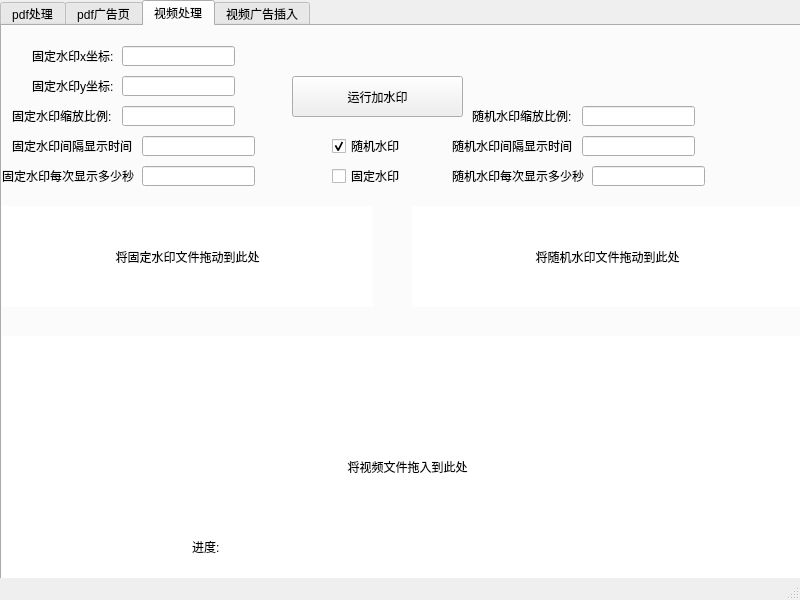
<?xml version="1.0" encoding="UTF-8"?>
<ui version="4.0">
 <class>MainWindow</class>
 <widget class="QMainWindow" name="MainWindow">
  <property name="geometry">
   <rect>
    <x>0</x>
    <y>0</y>
    <width>800</width>
    <height>600</height>
   </rect>
  </property>
  <property name="windowTitle">
   <string>MainWindow</string>
  </property>
  <widget class="QWidget" name="centralwidget">
   <widget class="QTabWidget" name="tabWidget">
    <property name="geometry">
     <rect>
      <x>0</x>
      <y>0</y>
      <width>811</width>
      <height>601</height>
     </rect>
    </property>
    <property name="layoutDirection">
     <enum>Qt::LeftToRight</enum>
    </property>
    <property name="currentIndex">
     <number>2</number>
    </property>
    <widget class="QWidget" name="tab">
     <attribute name="title">
      <string>pdf处理</string>
     </attribute>
     <widget class="QPushButton" name="pushButton">
      <property name="geometry">
       <rect>
        <x>300</x>
        <y>30</y>
        <width>131</width>
        <height>71</height>
       </rect>
      </property>
      <property name="text">
       <string>运行加水印</string>
      </property>
     </widget>
     <widget class="mylabel2" name="label">
      <property name="geometry">
       <rect>
        <x>0</x>
        <y>170</y>
        <width>801</width>
        <height>111</height>
       </rect>
      </property>
      <property name="styleSheet">
       <string notr="true">background:rgb(255, 255, 255)</string>
      </property>
      <property name="text">
       <string>获取到的默认水印pdf为:</string>
      </property>
      <property name="alignment">
       <set>Qt::AlignCenter</set>
      </property>
     </widget>
     <widget class="mylabel" name="label_2">
      <property name="geometry">
       <rect>
        <x>0</x>
        <y>320</y>
        <width>801</width>
        <height>251</height>
       </rect>
      </property>
      <property name="styleSheet">
       <string notr="true">background:rgb(255, 255, 255)</string>
      </property>
      <property name="text">
       <string>将需要加水印的pdf文件或者要删除的pdf文件或者文件夹拖动到这里</string>
      </property>
      <property name="alignment">
       <set>Qt::AlignCenter</set>
      </property>
     </widget>
     <widget class="QPushButton" name="pushButton_2">
      <property name="geometry">
       <rect>
        <x>300</x>
        <y>120</y>
        <width>81</width>
        <height>24</height>
       </rect>
      </property>
      <property name="text">
       <string>获取默认水印</string>
      </property>
     </widget>
     <widget class="QLabel" name="label_3">
      <property name="geometry">
       <rect>
        <x>150</x>
        <y>520</y>
        <width>481</width>
        <height>20</height>
       </rect>
      </property>
      <property name="text">
       <string>进度:</string>
      </property>
     </widget>
    </widget>
    <widget class="QWidget" name="tab_3">
     <attribute name="title">
      <string>pdf广告页</string>
     </attribute>
     <widget class="QPushButton" name="pushButton_3">
      <property name="geometry">
       <rect>
        <x>300</x>
        <y>40</y>
        <width>141</width>
        <height>71</height>
       </rect>
      </property>
      <property name="text">
       <string>运行加广告页</string>
      </property>
     </widget>
     <widget class="QCheckBox" name="direct_checkBox">
      <property name="geometry">
       <rect>
        <x>300</x>
        <y>140</y>
        <width>79</width>
        <height>20</height>
       </rect>
      </property>
      <property name="text">
       <string>直接插入</string>
      </property>
     </widget>
     <widget class="QLabel" name="label_4">
      <property name="geometry">
       <rect>
        <x>160</x>
        <y>170</y>
        <width>121</width>
        <height>20</height>
       </rect>
      </property>
      <property name="text">
       <string>删除或要插入的的页数</string>
      </property>
     </widget>
     <widget class="QLineEdit" name="lineEdit">
      <property name="geometry">
       <rect>
        <x>300</x>
        <y>170</y>
        <width>161</width>
        <height>20</height>
       </rect>
      </property>
      <property name="text">
       <string>0</string>
      </property>
     </widget>
     <widget class="mylabel2" name="label_pdf_ad">
      <property name="geometry">
       <rect>
        <x>0</x>
        <y>200</y>
        <width>801</width>
        <height>111</height>
       </rect>
      </property>
      <property name="styleSheet">
       <string notr="true">background:rgb(255, 255, 255)</string>
      </property>
      <property name="text">
       <string>获取到的广告pdf为:</string>
      </property>
      <property name="alignment">
       <set>Qt::AlignCenter</set>
      </property>
     </widget>
     <widget class="mylabel" name="label_pdf_path">
      <property name="geometry">
       <rect>
        <x>0</x>
        <y>330</y>
        <width>801</width>
        <height>251</height>
       </rect>
      </property>
      <property name="styleSheet">
       <string notr="true">background:rgb(255, 255, 255)</string>
      </property>
      <property name="text">
       <string>将需要加水印的pdf文件或者要删除的pdf文件或者文件夹拖动到这里</string>
      </property>
      <property name="alignment">
       <set>Qt::AlignCenter</set>
      </property>
     </widget>
     <widget class="QLabel" name="label_pdf_6">
      <property name="geometry">
       <rect>
        <x>100</x>
        <y>520</y>
        <width>671</width>
        <height>20</height>
       </rect>
      </property>
      <property name="text">
       <string>进度:</string>
      </property>
     </widget>
    </widget>
    <widget class="QWidget" name="tab_2">
     <attribute name="title">
      <string>视频处理</string>
     </attribute>
     <widget class="video" name="video_label">
      <property name="geometry">
       <rect>
        <x>0</x>
        <y>310</y>
        <width>811</width>
        <height>261</height>
       </rect>
      </property>
      <property name="styleSheet">
       <string notr="true">background:rgb(255, 255, 255)</string>
      </property>
      <property name="text">
       <string>将视频文件拖入到此处</string>
      </property>
      <property name="alignment">
       <set>Qt::AlignCenter</set>
      </property>
     </widget>
     <widget class="QPushButton" name="pushButton_4">
      <property name="geometry">
       <rect>
        <x>290</x>
        <y>50</y>
        <width>171</width>
        <height>41</height>
       </rect>
      </property>
      <property name="text">
       <string>运行加水印</string>
      </property>
     </widget>
     <widget class="QCheckBox" name="checkBox">
      <property name="geometry">
       <rect>
        <x>330</x>
        <y>110</y>
        <width>79</width>
        <height>20</height>
       </rect>
      </property>
      <property name="text">
       <string>随机水印</string>
      </property>
      <property name="checked">
       <bool>true</bool>
      </property>
     </widget>
     <widget class="video_water" name="video_water_label">
      <property name="geometry">
       <rect>
        <x>0</x>
        <y>180</y>
        <width>371</width>
        <height>101</height>
       </rect>
      </property>
      <property name="styleSheet">
       <string notr="true">background:rgb(255, 255, 255)</string>
      </property>
      <property name="text">
       <string>将固定水印文件拖动到此处</string>
      </property>
      <property name="alignment">
       <set>Qt::AlignCenter</set>
      </property>
     </widget>
     <widget class="QLineEdit" name="scale_size">
      <property name="geometry">
       <rect>
        <x>120</x>
        <y>80</y>
        <width>113</width>
        <height>20</height>
       </rect>
      </property>
     </widget>
     <widget class="QLabel" name="label_8">
      <property name="geometry">
       <rect>
        <x>10</x>
        <y>80</y>
        <width>101</width>
        <height>20</height>
       </rect>
      </property>
      <property name="text">
       <string>固定水印缩放比例:</string>
      </property>
     </widget>
     <widget class="QCheckBox" name="checkBox_2">
      <property name="geometry">
       <rect>
        <x>330</x>
        <y>140</y>
        <width>79</width>
        <height>20</height>
       </rect>
      </property>
      <property name="text">
       <string>固定水印</string>
      </property>
     </widget>
     <widget class="QLabel" name="x_label">
      <property name="geometry">
       <rect>
        <x>30</x>
        <y>20</y>
        <width>81</width>
        <height>20</height>
       </rect>
      </property>
      <property name="text">
       <string>固定水印x坐标:</string>
      </property>
     </widget>
     <widget class="QLabel" name="y_label">
      <property name="geometry">
       <rect>
        <x>30</x>
        <y>50</y>
        <width>81</width>
        <height>20</height>
       </rect>
      </property>
      <property name="text">
       <string>固定水印y坐标:</string>
      </property>
     </widget>
     <widget class="QLineEdit" name="x_lineEdit">
      <property name="geometry">
       <rect>
        <x>120</x>
        <y>20</y>
        <width>113</width>
        <height>20</height>
       </rect>
      </property>
     </widget>
     <widget class="QLineEdit" name="y_lineEdit">
      <property name="geometry">
       <rect>
        <x>120</x>
        <y>50</y>
        <width>113</width>
        <height>20</height>
       </rect>
      </property>
     </widget>
     <widget class="QLineEdit" name="interval_lineEdit">
      <property name="geometry">
       <rect>
        <x>140</x>
        <y>110</y>
        <width>113</width>
        <height>20</height>
       </rect>
      </property>
     </widget>
     <widget class="QLabel" name="interval_label">
      <property name="geometry">
       <rect>
        <x>10</x>
        <y>110</y>
        <width>121</width>
        <height>20</height>
       </rect>
      </property>
      <property name="text">
       <string>固定水印间隔显示时间</string>
      </property>
     </widget>
     <widget class="QLabel" name="duration_label">
      <property name="geometry">
       <rect>
        <x>0</x>
        <y>140</y>
        <width>141</width>
        <height>20</height>
       </rect>
      </property>
      <property name="text">
       <string>固定水印每次显示多少秒</string>
      </property>
     </widget>
     <widget class="QLineEdit" name="duration_lineEdit">
      <property name="geometry">
       <rect>
        <x>140</x>
        <y>140</y>
        <width>113</width>
        <height>20</height>
       </rect>
      </property>
     </widget>
     <widget class="QLabel" name="label_5">
      <property name="geometry">
       <rect>
        <x>190</x>
        <y>505</y>
        <width>301</width>
        <height>31</height>
       </rect>
      </property>
      <property name="text">
       <string>进度:</string>
      </property>
     </widget>
     <widget class="QLabel" name="interval_label_2">
      <property name="geometry">
       <rect>
        <x>450</x>
        <y>110</y>
        <width>121</width>
        <height>20</height>
       </rect>
      </property>
      <property name="text">
       <string>随机水印间隔显示时间</string>
      </property>
     </widget>
     <widget class="QLineEdit" name="interval_lineEdit_2">
      <property name="geometry">
       <rect>
        <x>580</x>
        <y>110</y>
        <width>113</width>
        <height>20</height>
       </rect>
      </property>
     </widget>
     <widget class="QLabel" name="duration_label_2">
      <property name="geometry">
       <rect>
        <x>450</x>
        <y>140</y>
        <width>141</width>
        <height>20</height>
       </rect>
      </property>
      <property name="text">
       <string>随机水印每次显示多少秒</string>
      </property>
     </widget>
     <widget class="QLineEdit" name="duration_lineEdit_2">
      <property name="geometry">
       <rect>
        <x>590</x>
        <y>140</y>
        <width>113</width>
        <height>20</height>
       </rect>
      </property>
     </widget>
     <widget class="video_water" name="video_water_label_3">
      <property name="geometry">
       <rect>
        <x>410</x>
        <y>180</y>
        <width>391</width>
        <height>101</height>
       </rect>
      </property>
      <property name="styleSheet">
       <string notr="true">background:rgb(255, 255, 255)</string>
      </property>
      <property name="text">
       <string>将随机水印文件拖动到此处</string>
      </property>
      <property name="alignment">
       <set>Qt::AlignCenter</set>
      </property>
     </widget>
     <widget class="QLabel" name="label_9">
      <property name="geometry">
       <rect>
        <x>470</x>
        <y>80</y>
        <width>101</width>
        <height>20</height>
       </rect>
      </property>
      <property name="text">
       <string>随机水印缩放比例:</string>
      </property>
     </widget>
     <widget class="QLineEdit" name="scale_size_2">
      <property name="geometry">
       <rect>
        <x>580</x>
        <y>80</y>
        <width>113</width>
        <height>20</height>
       </rect>
      </property>
     </widget>
    </widget>
    <widget class="QWidget" name="tab_4">
     <attribute name="title">
      <string>视频广告插入</string>
     </attribute>
     <widget class="QPushButton" name="pushButton_5">
      <property name="geometry">
       <rect>
        <x>290</x>
        <y>70</y>
        <width>141</width>
        <height>41</height>
       </rect>
      </property>
      <property name="text">
       <string>加入广告视频</string>
      </property>
     </widget>
     <widget class="QLabel" name="label_7">
      <property name="geometry">
       <rect>
        <x>220</x>
        <y>130</y>
        <width>91</width>
        <height>21</height>
       </rect>
      </property>
      <property name="text">
       <string>从第多少秒开始</string>
      </property>
     </widget>
     <widget class="QLineEdit" name="lineEdit_2">
      <property name="geometry">
       <rect>
        <x>340</x>
        <y>130</y>
        <width>113</width>
        <height>21</height>
       </rect>
      </property>
     </widget>
     <widget class="video_water" name="video_water_label_2">
      <property name="geometry">
       <rect>
        <x>0</x>
        <y>210</y>
        <width>801</width>
        <height>81</height>
       </rect>
      </property>
      <property name="styleSheet">
       <string notr="true">background:rgb(255, 255, 255)</string>
      </property>
      <property name="text">
       <string>将广告视频文件拖动到此处</string>
      </property>
      <property name="alignment">
       <set>Qt::AlignCenter</set>
      </property>
     </widget>
     <widget class="video" name="video_label_2">
      <property name="geometry">
       <rect>
        <x>-10</x>
        <y>310</y>
        <width>811</width>
        <height>261</height>
       </rect>
      </property>
      <property name="styleSheet">
       <string notr="true">background:rgb(255, 255, 255)</string>
      </property>
      <property name="text">
       <string>将视频文件拖入到此处</string>
      </property>
      <property name="alignment">
       <set>Qt::AlignCenter</set>
      </property>
     </widget>
     <widget class="QCheckBox" name="direct_video_checkBox">
      <property name="geometry">
       <rect>
        <x>510</x>
        <y>130</y>
        <width>79</width>
        <height>20</height>
       </rect>
      </property>
      <property name="text">
       <string>删除插入</string>
      </property>
     </widget>
     <widget class="QLabel" name="video_label_6">
      <property name="geometry">
       <rect>
        <x>160</x>
        <y>500</y>
        <width>451</width>
        <height>31</height>
       </rect>
      </property>
      <property name="text">
       <string>进度:</string>
      </property>
     </widget>
    </widget>
   </widget>
  </widget>
  <widget class="QStatusBar" name="statusbar"/>
 </widget>
 <customwidgets>
  <customwidget>
   <class>mylabel</class>
   <extends>QLabel</extends>
   <header>mylabel</header>
  </customwidget>
  <customwidget>
   <class>mylabel2</class>
   <extends>QLabel</extends>
   <header>mylabel2</header>
  </customwidget>
  <customwidget>
   <class>video</class>
   <extends>QLabel</extends>
   <header>video</header>
  </customwidget>
  <customwidget>
   <class>video_water</class>
   <extends>QLabel</extends>
   <header>video_water</header>
  </customwidget>
 </customwidgets>
 <resources/>
 <connections/>
</ui>
